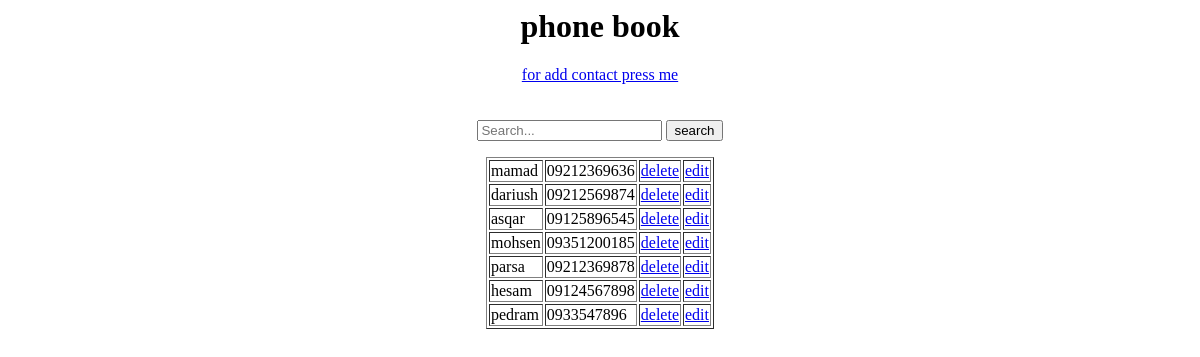
Before: /phonebook/ with the older database file.
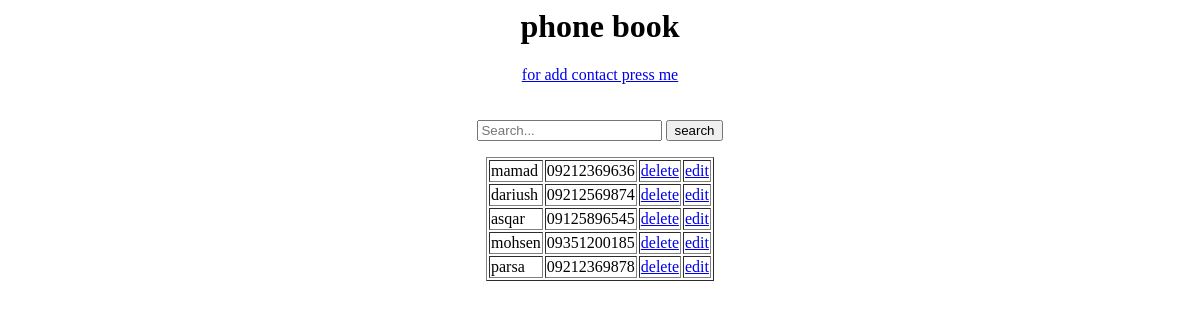
After: the same page with the newer database file.
### accounts/models.py (models this page shows)
class phonenum(models.Model):
    name = models.CharField(max_length = 200)
    phone_num = models.CharField (
        max_length = 30,
        validators = [
            RegexValidator(
                regex = '(\+989|9|09)(12|19|35|36|37|38|39|32|90|91|92|93|21|94|11|12|13|14|15|16|17|18|30|33|35|36|37|38|39|01|02|03|04|05|20|21|22|32|31|34)\d{7}',
                code = 'invalid_number'
            ),
        ]
    )

### accounts/views.py (the view)
# urls.py: path('phonebook/',num, name ='phonebook'),
def num(request):
    context = {
        'phonenums': phonenum.objects.all()
    }
    return render (request,'tmp/phonebook.html',context)

### accounts/templates/tmp/phonebook.html (shortened to what this page needs)
<center>
<h1>phone book</h1>
<a href="/add">for add contact press me</a>
<br/><br/><br/>
<form action="{% url 'search_results' %}" method="get">
  <input name="q" type="text" placeholder="Search...">
  <input type="submit" value="search">
</form>
<table border="1">
{% for phonenum in phonenums %}
<tr>
<td>{{phonenum.name}}</td>
<td>{{phonenum.phone_num}}</td>
<td><a href="delete/{{ phonenum.id }}">delete</a>
<td><a href="update/{{ phonenum.id }}">edit</a></td>
</tr>
{% endfor %}
</table>

Changed rows visible on the page:
removed phonenum: name "hesam", phone_num "09124567898"
removed phonenum: name "pedram", phone_num "0933547896"
